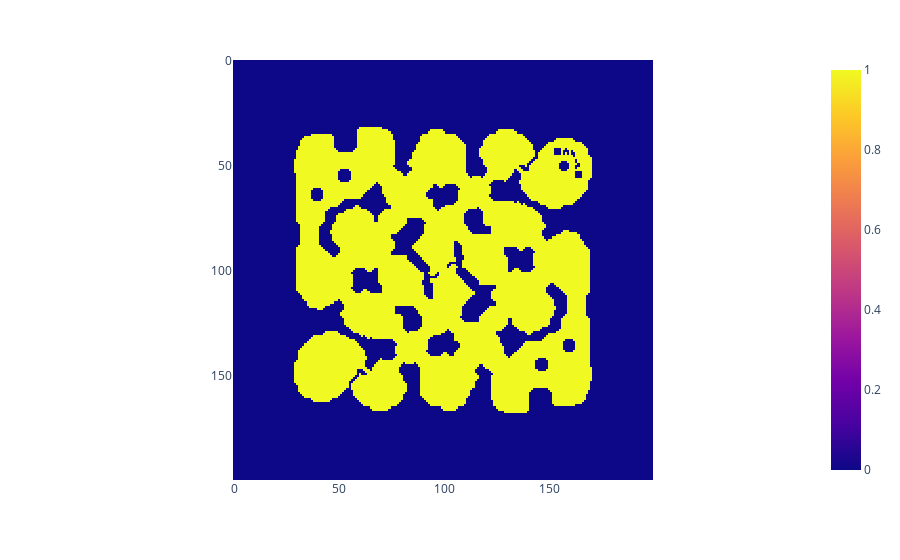

The notebook cell saved with this chart:
### Code cell
b = game_info.pathing_grid.data_numpy.T
b *= (convolve_jacobi(b) > 0)
px.imshow(b)

### Figure 1 — Plotly figure (JSON) as saved in the notebook; plotly's stock layout.template omitted (floating-point values rounded to 4 significant figures; data arrays with more than 128 entries replaced by an {"elided": "..."} marker saying what was removed)
{"data": [{"coloraxis": "coloraxis", "hovertemplate": "x: %{x}<br>y: %{y}<br>color: %{z}<extra></extra>", "name": "0", "type": "heatmap", "xaxis": "x", "yaxis": "y", "z": {"elided": "200x200 int values"}}], "layout": {"coloraxis": {"colorscale": [[0, "#0d0887"], [0.1111, "#46039f"], [0.2222, "#7201a8"], [0.3333, "#9c179e"], [0.4444, "#bd3786"], [0.5556, "#d8576b"], [0.6667, "#ed7953"], [0.7778, "#fb9f3a"], [0.8889, "#fdca26"], [1, "#f0f921"]]}, "margin": {"t": 60}, "xaxis": {"anchor": "y", "constrain": "domain", "domain": [0, 1], "scaleanchor": "y"}, "yaxis": {"anchor": "x", "autorange": "reversed", "constrain": "domain", "domain": [0, 1]}}}
